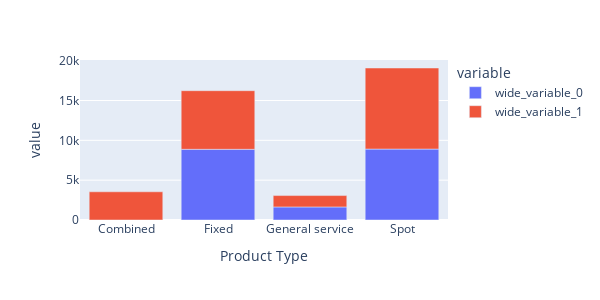

The notebook cell saved with this chart:
### Code cell
product_type_business_type_grouping = df_client.groupby(['product_type', 'is_business']).size().unstack(fill_value=0)
product_dic = {0: "Combined", 1: "Fixed", 2: "General service", 3: "Spot"}
fig = px.bar(x=product_type_business_type_grouping.index, y=[product_type_business_type_grouping[0], product_type_business_type_grouping[1]])
fig.update_xaxes(tickvals=list(product_dic.keys()), ticktext=list(product_dic.values()), title_text='Product Type')
fig.update_layout(width=600, height=300)

### Figure 1 — Plotly figure (JSON) as saved in the notebook; plotly's stock layout.template omitted (floating-point values rounded to 4 significant figures)
{"data": [{"alignmentgroup": "True", "hovertemplate": "variable=wide_variable_0<br>x=%{x}<br>value=%{y}<extra></extra>", "legendgroup": "wide_variable_0", "marker": {"color": "#636efa", "pattern": {"shape": ""}}, "name": "wide_variable_0", "offsetgroup": "wide_variable_0", "orientation": "v", "showlegend": true, "textposition": "auto", "type": "bar", "x": [0, 1, 2, 3], "xaxis": "x", "y": [0, 8874, 1640, 8904], "yaxis": "y"}, {"alignmentgroup": "True", "hovertemplate": "variable=wide_variable_1<br>x=%{x}<br>value=%{y}<extra></extra>", "legendgroup": "wide_variable_1", "marker": {"color": "#EF553B", "pattern": {"shape": ""}}, "name": "wide_variable_1", "offsetgroup": "wide_variable_1", "orientation": "v", "showlegend": true, "textposition": "auto", "type": "bar", "x": [0, 1, 2, 3], "xaxis": "x", "y": [3541, 7358, 1426, 10176], "yaxis": "y"}], "layout": {"barmode": "relative", "height": 300, "legend": {"title": {"text": "variable"}, "tracegroupgap": 0}, "margin": {"t": 60}, "width": 600, "xaxis": {"anchor": "y", "domain": [0, 1], "ticktext": ["Combined", "Fixed", "General service", "Spot"], "tickvals": [0, 1, 2, 3], "title": {"text": "Product Type"}}, "yaxis": {"anchor": "x", "domain": [0, 1], "title": {"text": "value"}}}}
